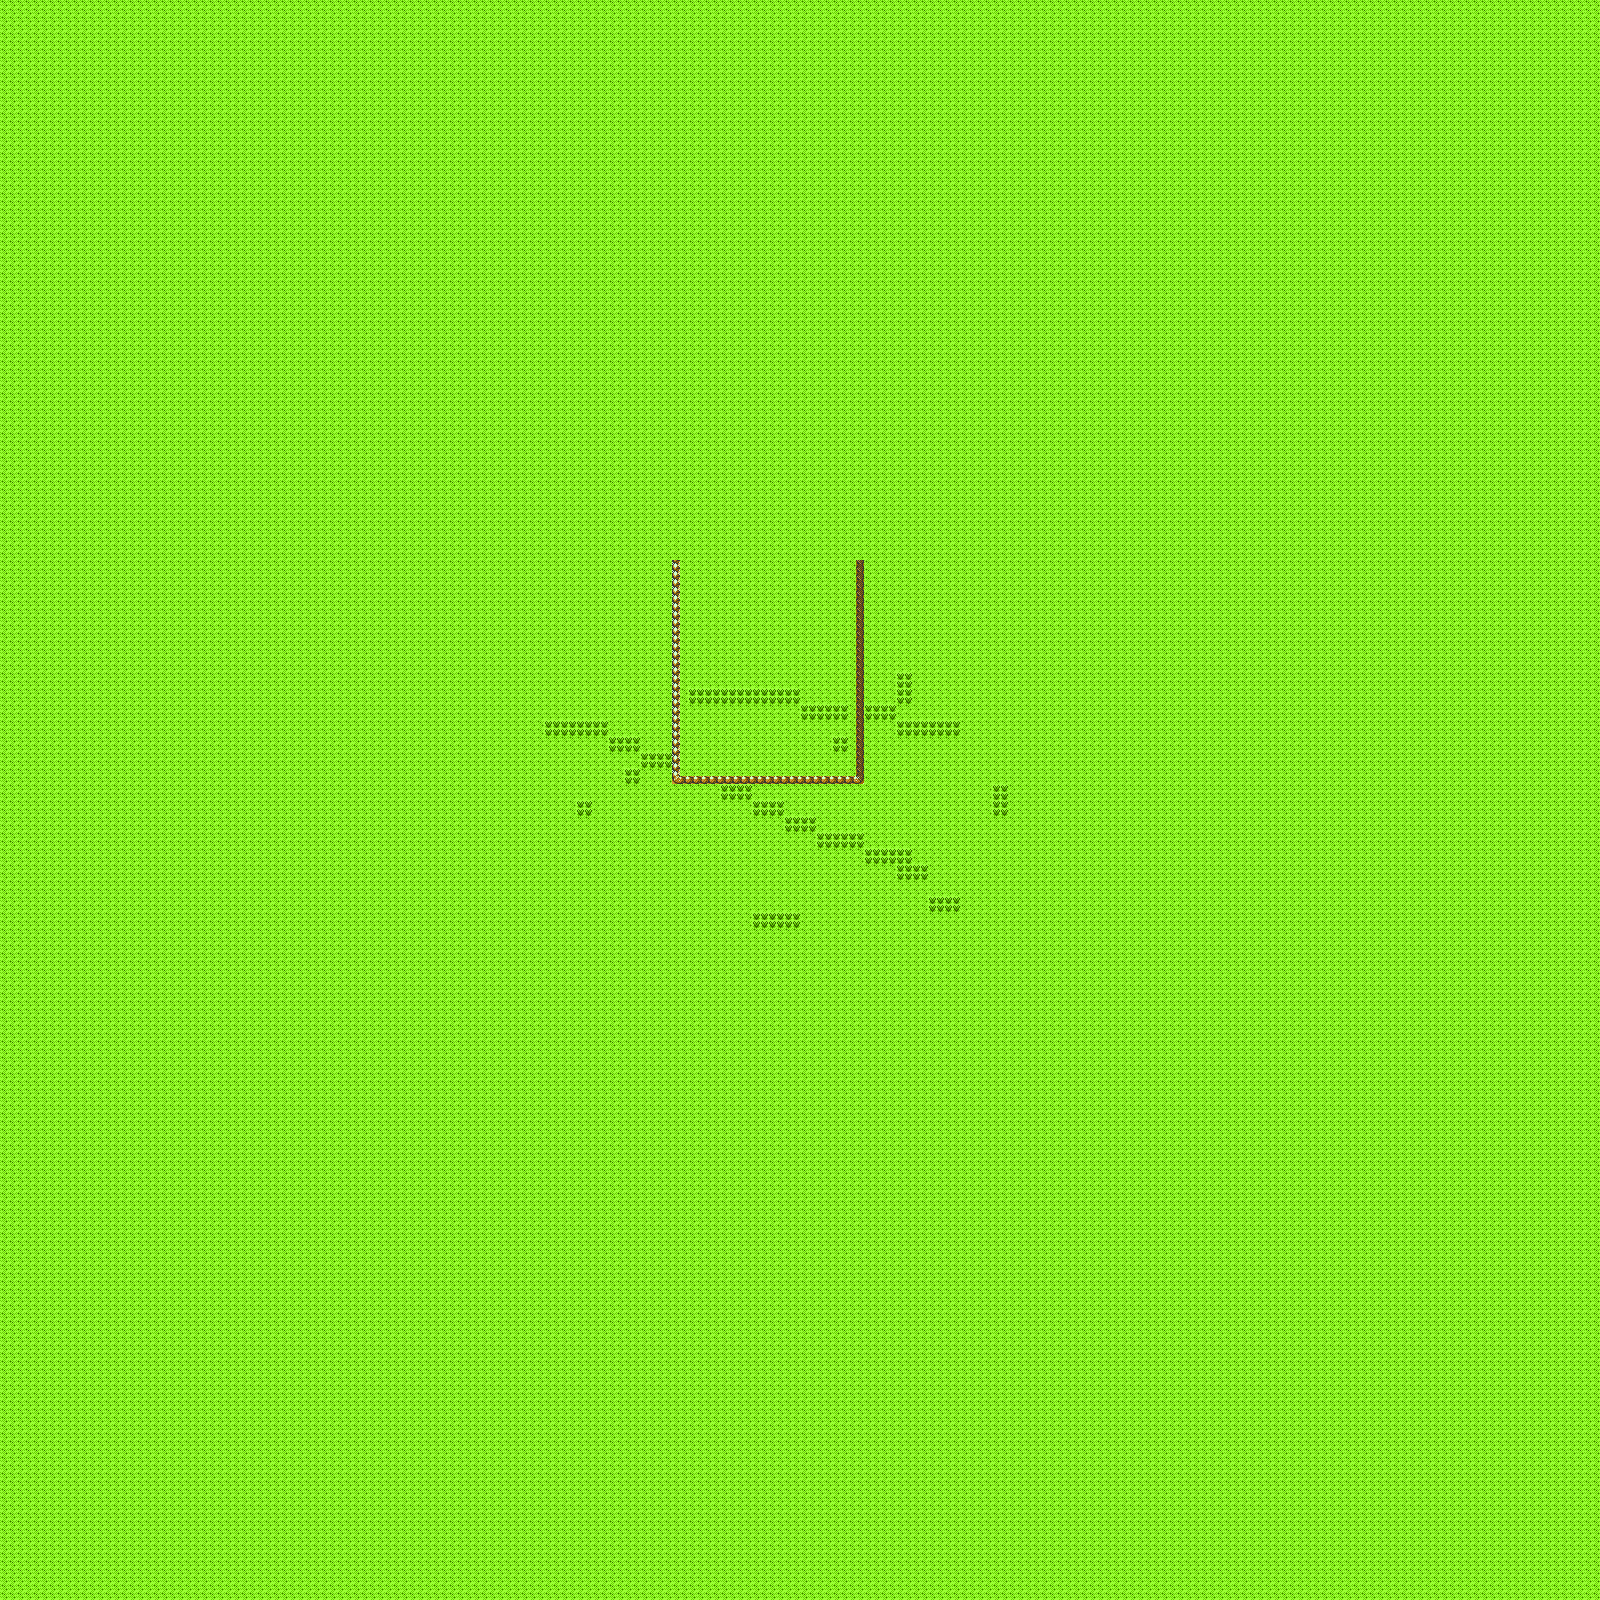

A level layout from a 2D game, rendered from its tile map. Below: a short description, then the map file with tile-grid data replaced by summaries:
An orthogonal 100x100 tile map with 16x16 px tiles, 1 tile layer (Tile Layer 1).

<map version="1.0" tiledversion="1.0.3" orientation="orthogonal" renderorder="right-down" width="100" height="100" tilewidth="16" tileheight="16" nextobjectid="1">
 <tileset firstgid="1" source="poke.tsx" />
 <layer name="Tile Layer 1" width="100" height="100">
  <data>[10000 cells, 10000 non-empty, 7 distinct tile ids]</data>
 </layer>
</map>
